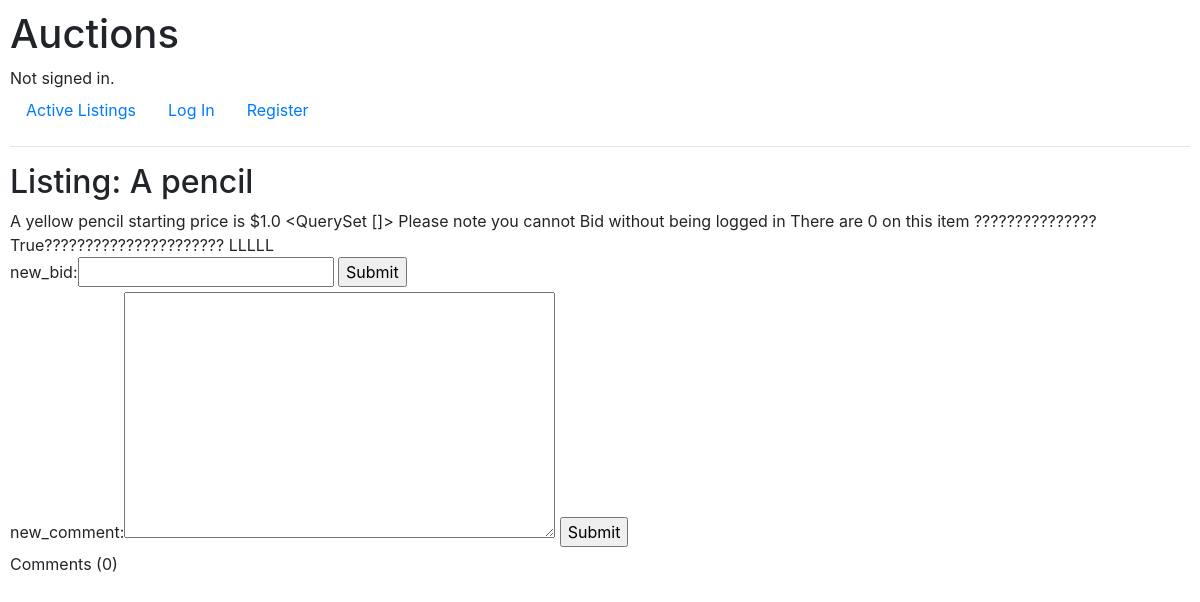
Before: /listing/10 with the older database file.
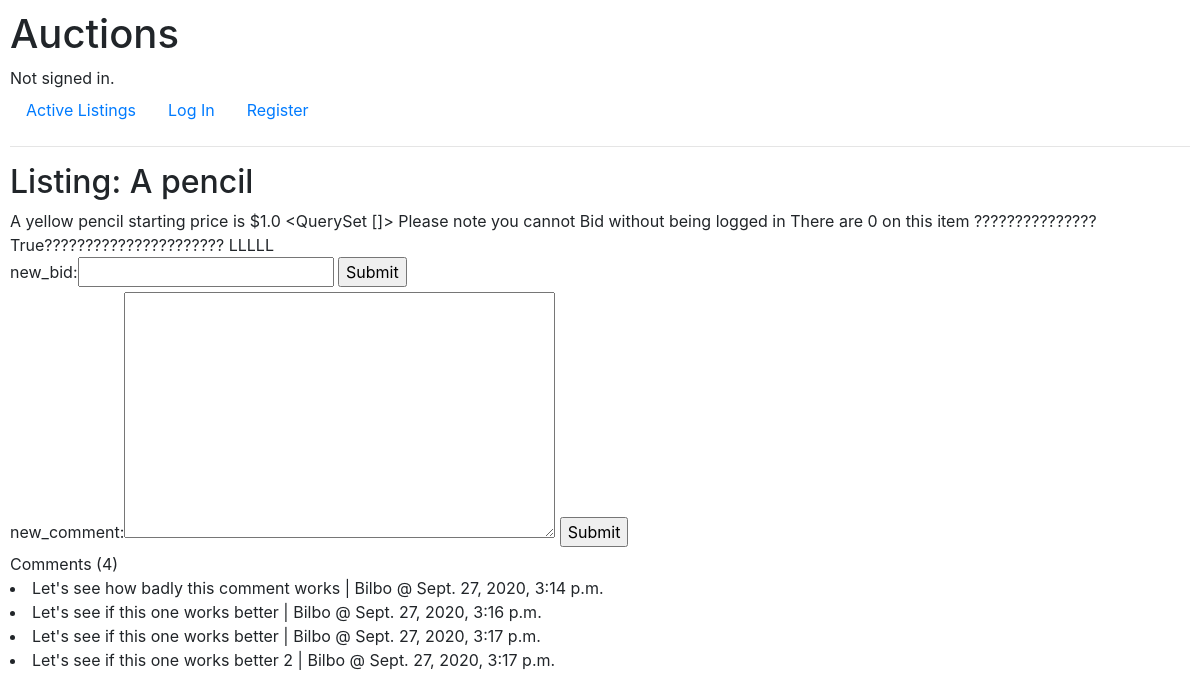
After: the same page with the newer database file.
### auctions/models.py (models this page shows, shortened)
class Auction_listings(models.Model):
    name = models.CharField(max_length=64)
    body_text = models.TextField()
    init_price = models.FloatField(max_length=16)
    picture = models.URLField(null = True, blank=True)
    category = models.ForeignKey(Category, on_delete=models.CASCADE, max_length=16, null = True)
    status = models.BooleanField(default = True)

class Comment(models.Model):
    commenter = models.ForeignKey(User, on_delete = models.CASCADE, related_name = "my_comments")
    item = models.ForeignKey(Auction_listings, on_delete = models.CASCADE, related_name="comments")
    comment = models.TextField()
    created = models.DateTimeField(auto_now_add=True)

class User(AbstractUser):
    pass

### auctions/views.py (the view)
# urls.py: path("listing/<int:Auction_listings_id>", views.listing, name="listing"),
def listing(request, Auction_listings_id):
    all_listings = Auction_listings.objects.order_by().values_list('id', flat=True).distinct()
    valid = Auction_listings.objects.filter(id = Auction_listings_id).get().status
    listing = Auction_listings.objects.get(id = Auction_listings_id)
    bids = Bids.objects.filter(selling_item = Auction_listings_id).order_by('bid_value')
    comments = Comment.objects.filter(item = listing)
    no_bids = Bids.objects.filter(selling_item = Auction_listings_id).count()
    no_comments = Comment.objects.filter(item = Auction_listings_id).count()
    user = request.user
    if Auction_listings_id not in all_listings:
        return render(request, "auctions/error_message.html", {
            "message": "This page does not exist" + str(all_listings) #Just to check which values are in all_listings
        })
    else: #valid == True
        form = NewBidForm(request.POST)
        form_2 = NewCommentForm(request.POST)
        return render(request, "auctions/listing.html", {
            "listing": listing,
            "bids": bids,
            "form": form,
            "comment_form": form_2,
            "comments": comments,
            "no_comments": no_comments,
            "no_bids": no_bids,
            "valid": valid,
            "user": user,
        })

### auctions/forms.py
class NewBidForm(forms.Form):
    new_bid = forms.FloatField(widget = forms.NumberInput, label = "new_bid", required= False)

class NewCommentForm(forms.Form):
    comment_content = forms.CharField(widget= forms.Textarea, label= "new_comment", required = False)

### auctions/templates/auctions/listing.html (shortened to what this page needs)
{% extends "auctions/layout.html" %}
{% block body %}
    <h2>Listing: {{listing.name}}</h2>
    {{listing.body_text}}
    starting price is ${{listing.init_price}}
    {{bids}}
    {% if user.is_authenticated %}
        <a href="{% url 'add_watch' listing.id%}">Add to watchlist</a>
    {% else %}
        Please note you cannot Bid without being logged in
    {% endif %}
    There are {{no_bids}} on this item
    ???????????????{{valid}}??????????????????????
    LLLLL
    {% if valid == True %}
        <form action="{% url 'new_bid' listing.id%}" method = "POST">
            {{form}}
            <input type="submit">
        </form>
        <form action="{% url 'new_comment' listing.id%}" method = "POST">
            {{comment_form}}
            <input type="submit">
        </form>
    {% endif %}
    Comments ({{no_comments}})
    {% for comment in comments %}
    <li>
        {{comment.comment}} | {{comment.commenter}} @ {{comment.created}}
    </li>
    {% endfor %}
{% endblock %}

### auctions/templates/auctions/layout.html (shortened to what this page needs)
{% load static %}
<!DOCTYPE html>
<html lang="en">
    <head>
        <link rel="stylesheet" href="https://stackpath.bootstrapcdn.com/bootstrap/4.4.1/css/bootstrap.min.css">
        <link href="{% static 'auctions/styles.css' %}" rel="stylesheet">
    </head>
    <body>
        <h1>Auctions</h1>
        <div>
            {% if user.is_authenticated %}
                Signed in as <strong>{{ user.username }}</strong>.
            {% else %}
                Not signed in.
            {% endif %}
        </div>
        <ul class="nav">
            <li class="nav-item">
                <a class="nav-link" href="{% url 'index' %}">Active Listings</a>
            </li>
            {% if user.is_authenticated %}
                <li class="nav-item">
                    <a class="nav-link" href="{% url 'create_listing' %}">Create Listing</a>
                </li>
                <li class="nav-item">
                    <a class="nav-link" href="{% url 'go_watch'%}">Watchlist</a>
                </li>
                <li class="nav-item">
                    <a class="nav-link" href="{% url 'logout' %}">Log Out</a>
                </li>
            {% else %}
                <li class="nav-item">
                    <a class="nav-link" href="{% url 'login' %}">Log In</a>
                </li>
                <li class="nav-item">
                    <a class="nav-link" href="{% url 'register' %}">Register</a>
                </li>
            {% endif %}
        </ul>
        <hr>
        {% block body %}
        {% endblock %}
    </body>
</html>

### auctions/static/auctions/styles.css (style rules this page uses)
body { padding: 10px; }

Changed rows visible on the page:
added Comment: comment "Let's see how badly this comment works", commenter "Bilbo", created "Sept. 27, 2020, 3:14 p.m."
added Comment: comment "Let's see if this one works better", commenter "Bilbo", created "Sept. 27, 2020, 3:16 p.m."
added Comment: comment "Let's see if this one works better", commenter "Bilbo", created "Sept. 27, 2020, 3:17 p.m."
added Comment: comment "Let's see if this one works better 2", commenter "Bilbo", created "Sept. 27, 2020, 3:17 p.m."
Other visible differences:
{{ no_comments }}: "0" → "4"
